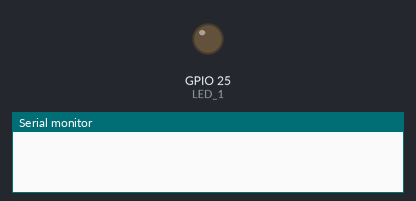
Simulated run of this sketch. Board: ESP32. Shown: output pins drawn as LEDs (lit = HIGH), the last lines printed to the serial monitor.

Above: at 0.2 s.
At 2.6 s:
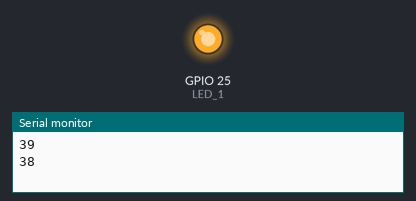
Timing chart, 0 to 3.0 s (numbered marks = the images above):
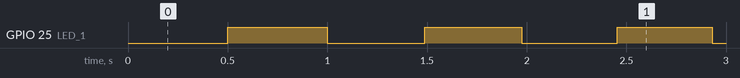

Measured:
- by itself, GPIO 25 (LED_1): repeats every 0.98 s: LOW 0.49 s, HIGH 0.49 s, until it stays HIGH from 40.0 s

The sketch:

sketch_may30a.ino
```cpp
unsigned long lastSecond = 0;
unsigned long lastBlink = 0;
unsigned long timeRemaining = 40000; // ms
unsigned int state = 0;
bool ledState = false;

void setup() {
  pinMode(25, OUTPUT); // LED 1
}

void loop() {
  unsigned long now = millis();

  if (now - lastSecond >= 1000 && timeRemaining > 0) {
    lastSecond = now;
    timeRemaining -= 1000;

    Serial.print(timeRemaining / 1000);
    Serial.print("\n");
  }

  if (timeRemaining == 0) {
    digitalWrite(25, 1);
    sleep_ms(1000);
    if (state == 0) {
      state = 1;
      Serial.print(
      "                                                                                                                                  \n"
      "                                                                                                                                  \n"
      "                                                    ..:^^~!!777777777!!~^^:..                                                    \n"
      "                                             :^!7JY5PGGBBBBBBBBBBBBBBBBBBGGGP5Y?7~:.                                             \n"
      "                                       .:~?YPGBBBBBBBBGGGGGPPPGBGPGGGPPGBBGGBBBBBBGG5J7~:                                        \n"
      "                                   .^7YPGBBBBBBGGGGPPP55555JJJJ5PP55PJJPGGGPYYPGGBBBBBBBG5J!:                                    \n"
      "                                :!YPBBBBBBBBGPYJ5G5YYY5PPP5JJJJJJJJYYJ5GGBB5JJ5GBBBGGGBBBBBBGPJ~.                                \n"
      "                             :75GBBBBBGGPPGGPJ^^YYJJJYGBG5JY5PP5YJJJJ775PY75JJPGGBBGPPGGBBBBBBBBGY!.                             \n"
      "                          .!5GBBBBBBGBG5JJY5PGPJJJJJ5GGPJ5PGBBBBGPYJJ?  . :YJJY555555YY5PGGGP55GBBBGJ~.                          \n"
      "                        ^JGBBBBGGGBGBGGPYJJJJYJJJJJJ55YY5GGGP55PGBGP7:.   .^7JJJJJJYYJJJJYYYJJJJY5GBBBP7:                        \n"
      "                      ~5BBBGGBBG55GGBG555YJJJJJJJJYYJJYGGYJJJJJPGGBB5JJ~ 7Y5P55YY5GGG5?JJJJJJJJYYJJY5GBBGJ:                      \n"
      "                    ~5BBBGGGGGBG5JY555YJJJJJYY5JJJYGGYYGPYJJJJJ5GGGPJJJJ?YGBP5PGGGBGGG5GPYJJJ5GGGYJJY5PGBBGJ:                 .:^\n"
      "                  ^5BBBGGBBBBBBBP5YYYYYY55PGGBBPJJJJ5PY5GP5YJJYPGGG5JJJJJPGGP5PBGGGGGP5PGYJJJ5G5JYPGGGGPGBBBGJ.           .^!7JYYY\n"
      "                .JBBBGBBBGP5J?7!!!~~~!7?JJYY5PGGP5JJJY55GGGG55GGGBPYJJJJJPGGG5J5GGGBGYJ55JJJJ5GGPGBBG5JJ5GGGBBG!     .^~7JYYYYYYYY\n"
      "               ~PBBGBBGY!:..^!???JJJ5PGP5P555J???J?7??J5G5PBGBBBG5JJJ??YPGGBG5JJPBPJYYJ77JJJJYPPPGBGGGP5~~5PPGBBY^~7?JYYYYYYYYYYYY\n"
      "              ?BBGGBBJ:  ^YGBGP5YY5PGBBGYGGGPP55JJ55J777?Y555PG5JJJJJ?JGBGBBGYY5PPY: .. J5YJJJJPGP5PGBBGYJPYJY55YYYYYYYYJ??JYYYYYY\n"
      "            .5BBGGBG!   ?BBGPPYJY5PP55GBBGGGGGBG5JYJYJJ7!??777???JJJJJJ5PPGG5JYYJ?~.   .~J5JJJJYGPJJ55PP55YYYYYYYYYYJ7~^~7JYYYYYJY\n"
      "           :PBGGGBB?   !P555YYJJY5555YPGGBG55PGGG5J~ :. 7JJJJJ??777?YYJJJYYJJJJJJJYPJ ^JY5Y5YJJJJYY5YYYYYYYYYYYY55PGJ:!?YYYYYY?~.\n"
      "          :PBGGGGBB^   YP5JJJ5YJYPGBG5J5GGG55GGBGJ~:    :!JJJJJJJJ?J?77??JJJYJYPPGBBGJJJYGBG5JJJYYYYYYYYYYYYYPGGBGGP5YYYYYY?!:   \n"
      "         :PBGGGGBGB!   YBPJJJ5555Y5GBPJJ5GBGGGGPYJJ?7.:???JP5YJJYYYPPY???7??PPYYPGGP55555P5YYYYYYYYYYYYJJYPGP5GGPYYYYYYYJ!:      \n"
      "        .5BGGGGGBGG5   ~BGYJJJJYYJJPG55YJ5P55YJJY5YJJ7?JJY55YYPGPYJ7YYJJ5J?J555JJ5PY555YYYYYYYYYYYYY5GYJJYGG5JYYYYYYYY5J         \n"
      "        ?BGGGGBBBBGB?   ?GYJJJJYPYJJJJJ?~~?JJJJJJYYJJJYPYY5YJJPPJJJ?JJJJJJJ55Y??7?YYYYYYYYYYY555PYJ5GBPJJJ55YYYYYYY5PGBG~        \n"
      "       ~BBGGGBGGGGGGG~   ?JJJJJJYYJJJJJ?~~JYY5YY55YJJJJYJJYGGGGYJJJJYYJJJJJJJYYYYJ??JYYYYJY5GBBGP!:?5GG5JYYYYYYYY5PGGGBBP.       \n"
      "       5BGGBBGPPGGGPP5~   !JJJJJJJJJJJJJJJJJYPPPPPP555JJJJJY5PYJJYYPP5YJYYYYYYYYYYYY????JJPGGGGPYJJYYYYYYYYYYYY5PPGP5PGBB7       \n"
      "      ~BBGBBG55PGBBGGGP!   ~JJJJJJ7!~^^^~7JJJJ5GGGPPGBPJ?~~~~!JJ5P5YYYYYYYYYYYYJJ7~~~~!?77JYP5Y5J77!!7YYYYYJJ5PPP5YJJ5GBBP.      \n"
      "      YBGGBGP55GGP55GPY5?.  :?YYY:        ^?JJJJYYJJPG5J!    .JYYYYYYYYYYYYJJJJJJ^    ~PYJ?7?JJY~    ^YYJJJJPGGGG5YYY5GBBB!      \n"
      "     .GBGBG5YY5PGGPPGGPPGJ:   !5^    ..    ^JY5YJJJJJJJY7    .YYYYYY555JYPGGPJJJJ^    ~BGGPY?7?Y~    ~PYJJJYGBJ7YGP?~PBBGBY      \n"
      "     ~BBGBPYY5GGGBBBBBBG5YY?:  .    .PY     7GYJJJJJYYYY7    .JYJYGGP5JJYPP5YJJJJ^    ^P5YYYYY?7^    ~5JJJJ5GBP  .. ~BBBGBP.     \n"
      "     7BGGBP5Y55PPPP55GG5YYY55!     .YBG7     ?5YYYYYYYYY7    .5YJJPG5JJYYYYYYYJJJ^    ^YYYYYYYY5~    ^JJJJJ5GJ~     .!5GBBG:     \n"
      "     ?BGGBGP5YYYY555PGGP5YYYP?     :JPGP~    .?YYYYYYY5PJ    .55YYYGGGGGGGGBBPJJJ^    ^YYYYY5PGB!    ^JJJJJPPJ?J~  7JJYGBBB^     \n"
      "     ?BGGBGGGGG555PGBGP55YYY?.       :7YY:    :J55PYJJPBY    .JPPJJGGGY5GGBBBG5JJ^    ^YY5PGGGGP!    :7555Y5PPGGG^7BBBBBGBB^     \n"
      "     7BGGGBBBBG5YPGPPGP5YY5Y.    ^J~.  :!?.    ~GBP5YJJ5J    .JGPJ5GBG5PGBBBGG5YY~    ^YY5PP5YJJ~    ^!7PG55555PGGGBGGGGGBG:     \n"
      "     ~BBGGGGGBGGPGBGGG55YYY:    :JYYJ!.  .:     7GGGBPJJ?     ~YYJ5GPGPPGGP5YYYYY~    .7J55555Y7.    ~Y?^!5GP5PPGBBBBGGGGBP.     \n"
      "     :GBGGBBBBBBBGGP5YYYYY^    .J5YYJJJ7^        7GGG5JJP?      ..........:YYYYYYJ.     .......     :5PYJ~~PGPGGGBB55BGGGBY      \n"
      "      5BBBBGGPP55YYYYYYYY~     YBGP555YJJ?~:     .5G5JYPGP7^.             .YYYYJJJ?~.             .~YGYJYY7:5BBBBGBPGBGGGB7      \n"
      "      !GPP5YYYYYYYYYYYY55?77!~?GBPJ5GBBPJJJJ?^.   :??YPPYJJJ?JJ?\?!!!!!!!!!!JJJJJJJJJJ?7!~~~!!!7777JJ55JJJYP?.YGBBBBBBGGGBG:      \n"
      "      .JYYYYYYYYY55P5JYGGBPJJJJ5GPY5PBGPJJJJJJJ7^.  .^!?JJJJ5GGP5YYYYYYY5PPYJJJJJJJJJJJJJJJJJJYYJJJJYYY5GGGB! YPGGBBBGGGBJ       \n"
      "       ~YYYY5PPGGBBG5J5GGGG5YJYPGG5~75YJJJJJJJYPGPY!.   :~7JP5YYYYYYY5PGGGBPJJ???J5YJJ555555JJJJJJJJJJY5PPPGP.:5YJ7J?BBBG:       \n"
      "        JGGGBBBBBBBGP5GBP?~5GGGBGBGYJJJJJY5YJJJYPGBGJ7~.   .^7JYYYYY5P5YJYYYJ?: ~5GGPYYGBGPJ?YYJJJJJJJJJJJJJY^ !Y?: ~5BB!        \n"
      "        :GBBBGGGGGGBGGBBPJ7PBBBGGGYJJJ?~JJ!JYYJJYJJJYYYY?!^.   :~7YPGGP5YYYJJJ?!YGY5GG55GGY^7GGY77JY5YJJY5PP5^ .JYY?GGBJ         \n"
      "         ^GBGGGGGGGGBGGG5PGGGP55YYJJJY?   .JPG5JJJJY5YYYYYYJJ7^.   :~7YPBBGYJJJJPGGGPYYPP55GBBPY??YGGGPYJYGBY  :5YY5GB5.         \n"
      "          ~GBGGGGGGBBG5YYYYYJJJJJJJ5P5J?.^JJGBGYJYYYYYYYY5PG55PP?~:.   .:~!7?JJJY5GPYJ55JJ5GBGYJJYPGGBG5YYPY.  !BGGGBP.          \n"
      "           ~GBGGGGGBGPYJ!7!JJJJJY5GG5YP5J5PPPPYYYYYYYYYJ5GGGJ75G5YJJ?\?!^.    .:^!7?\?\?YGPY5PPPYJJYPGGGBB5?!^   :Y5GBB5:           \n"
      "            ^PBGGGGBGG57. :?JJJJY5PB5J5PPGP5YYYYYYYYJJJJJJY5J~?5GGPPGBBGY7!~:.      .:~!~~!7777?YJ77!!~:    .!Y5PGBY.            \n"
      "             :5BBGGGBBGPP?PYJJJJJJJ5YYY55YYYYYYYYJJJJJJJJJJPGPYY5GGPPP5YJJJJJJ?777~^:.                  .:~?Y5PGBB?              \n"
      "               ?GBBGGBGGBBB5JJPGP5JJJJYYYYYYYYJJJJJJJJ55JJJJY55YJYJJJJJJJJY5PYJJJ5GGP555YJ7!~!!!~~^~~!?YYPGP5PGBP~               \n"
      "                ^5BBGBGGPGPYJ5BGGPYYYYYYYYY5GGPY7?JYJJGGYJYJJJJJJJJY555YJJPBBGYJJJ5GG55GGP55PBBBBGG5J5PYPPYYPBBJ.                \n"
      "                  7PBBBGGGYJJYP5YYYYYYYYY5PGBBBG^.^^.?GPPGGGYJJJJYJ5BG5JJ5GGG5JJJJY5555P555Y5GGBBBG5JYJ5P5PBB5^                  \n"
      "                   .?GBBBGPYYYYYYYYYYPPPPGGBBBP?:    ~J5PGGPJJJJJYGPP5JJ5GPYYJJJJJYY5PP5PGP5J55PBGPJJJ5GGBBP!                    \n"
      "                     :?PG5YYYYYYYYYGGGBBBBBBGPJ77! .JJYP5JYYJJJJJJJJJJJJJJJJY5YJJP5Y5GG5PGBBGP5Y55JJJ5GBB5!                      \n"
      "                       .~?YYYY5PGGGYYGGBBGGBGPPPPG?JBGPGG55GGYJJJJJJY5YYYPGGJJ?55PG55PP55PGGBBGPJJY5GBGY~                        \n"
      "                          ^75GBBBBBYJPGGBGGGBGGGGBBBGG5PGBBG5J?^~JYPGGG5JYGP! ~PGPPPPPPP5Y^!GBGGPPBBP?:                          \n"
      "                            .!YGBBBGPGBBGGBBGBBBBBBBBBGPPBBG5YJ!7YPGPPPPJJPGG5GGGGPPPPPGG5JYGBBBBPJ^                             \n"
      "                               .~JPBBBBBBBPPBGGGGGGGBBGGGGGP55555GBBBGGG5J5GGGGGGP55P555GBGBBG5?^.                               \n"
      "                                  .^7YPGBBBBBBGGGGGBGGGP55555555PGGGGBBGP5P5PPPPGGGGGBBBBG5J!:                                   \n"
      "                                      .:!?YPGBBBBBBBGP5555555555PPPPPGGGGBGPGGBBBBBBGPY7~:                                       \n"
      "                                           .:~7?Y5PGGBBBBBBBBGGGGBBBGBBBBBBBGGP5J?!^:                                            \n"
      "                                                  .:^^~!7?JJJYYYYYYYJJ??7!~^:..                                                  \n"
      "                                                                                                                                  \n"
      "                                                                                                                                  \n"
      );
    }
  }

  unsigned int blinkSpeed = map(timeRemaining, 0, 40000, 50, 500);
  if (now - lastBlink >= blinkSpeed) {
    lastBlink = now;

    ledState = !ledState;
    digitalWrite(25, ledState);
  }
}
```
